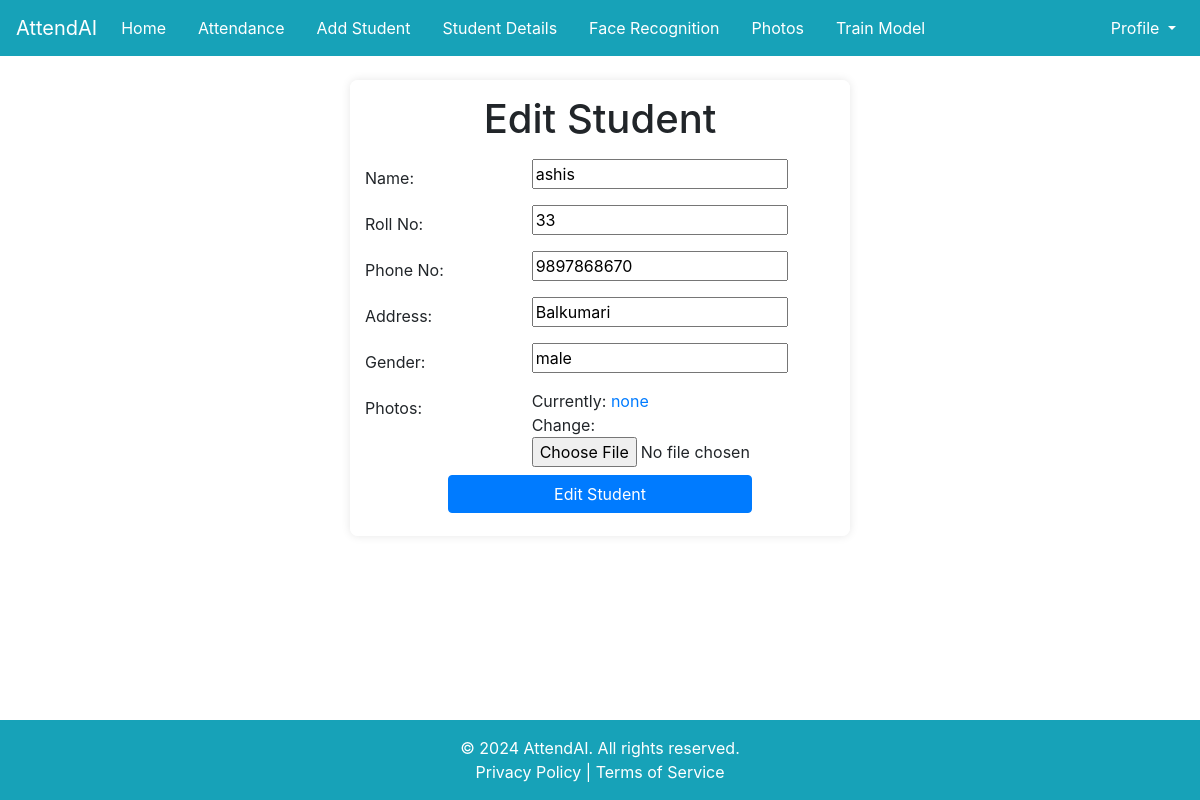
The page /edit/33/ on the database its author committed.
### myapp/models.py (models this page shows)
class Student(models.Model):
    user = models.ForeignKey(User ,on_delete=models.SET_NULL,null=True, blank=True)
    name=models.CharField(max_length=70)
    rollno=models.IntegerField(unique=True)
    phoneno=models.IntegerField()
    address=models.CharField(max_length=100)
    gender=models.CharField(max_length=100)
    photo = models.ImageField(upload_to='student_photos/',default='none')
    is_present = models.BooleanField(default=False)

### myapp/views.py (the view)
# urls.py: path('edit/<int:rollno>/',views.edit, name='edit'),
def edit(request, rollno):
    obj = Student.objects.get(rollno=rollno)
    form = StudentRegistration(instance=obj)
    if request.method == 'POST':
        form = StudentRegistration(request.POST, instance=obj)
        if form.is_valid():
            form.save()
            return redirect('details')
    template_name = 'editstud.html'
    context = {'form': form}
    return render(request, template_name, context)

### myapp/forms.py
class StudentRegistration(forms.ModelForm):
    GENDER_CHOICES = [
        ('M', 'Male'),
        ('F', 'Female'),
    ]
    class Meta:
        model = Student
        fields = ['name', 'rollno', 'phoneno','address','gender','photo']

### templates/editstud.html (shortened to what this page needs)
    {% extends 'base.html' %}
    {% block content %}
    <div class="container-fluid center-form">
        <div class="form-container">
            <h1 class="text-center">Edit Student</h1>
            <form method="post" class="mt-3">
                <div class="form-group row">
                    <label for="id_name" class="col-sm-4 col-form-label">Name:</label>
                    <div class="col-sm-8">
                        {{ form.name }}
                    </div>
                </div>
                <div class="form-group row">
                    <label for="id_rollno" class="col-sm-4 col-form-label">Roll No:</label>
                    <div class="col-sm-8">
                        {{ form.rollno }}
                    </div>
                </div>
                <div class="form-group row">
                    <label for="id_phoneno" class="col-sm-4 col-form-label">Phone No:</label>
                    <div class="col-sm-8">
                        {{ form.phoneno }}
                    </div>
                </div>
                <div class="form-group row">
                    <label for="id_address" class="col-sm-4 col-form-label">Address:</label>
                    <div class="col-sm-8">
                        {{ form.address }}
                    </div>
                </div>
                <div class="form-group row">
                    <label for="id_gender" class="col-sm-4 col-form-label">Gender:</label>
                    <div class="col-sm-8">
                        {{ form.gender }}
                    </div>
                </div>
                <div class="form-group row">
                    <label for="id_gender" class="col-sm-4 col-form-label">Photos:</label>
                    <div class="col-sm-8">
                        {{ form.photo }}
                    </div>
                </div>
                <div class="form-group row justify-content-center">
                    <div class="col-sm-8">
                        <button type="submit" class="btn btn-primary btn-block">Edit Student</button>
                    </div>
                </div>
            </form>
        </div>
    </div>
    {% endblock content %}

### templates/base.html (style rules this page uses)
html, body { height: 100%; }
body { display: flex; flex-direction: column; }

### templates/editstud.html (style rules this page uses)
body { background-image: url('https://plus.unsplash.com/premium_photo-1683121710572-7723bd2e235d?q=80&w=2232&auto=format&fit=crop&ixlib=rb-4.0.3&ixid=M3wxMjA3fDB8MHxwaG90by1wYWdlfHx8fGVufDB8fHx8fA%3D%3D'); background-size: cover; background-position: center; background-repeat: no-repeat; background-attachment: fixed; opacity: 1.0; }
.form-container { max-width: 500px; margin: auto; background-color: rgba(255, 255, 255, 0.9); padding: 15px; border-radius: 8px; box-shadow: 0px 0px 10px rgba(0, 0, 0, 0.1); }
.form-group { margin-bottom: 0.5rem; }
.form-group label { margin-bottom: 0; }
.btn { padding: 0.375rem 0.75rem; }

### rows shown on the page
Student: name "ashis", rollno "33", phoneno "9897868670", address "Balkumari", gender "male"
